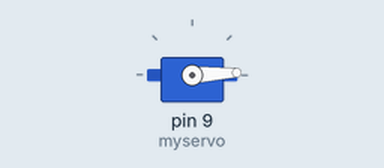
The sketch below on a simulated Arduino Uno, built with avr-gcc and run on an emulated ATmega328P. Shown: servo.

Above: at 0.05 s.
At 1.3 s:
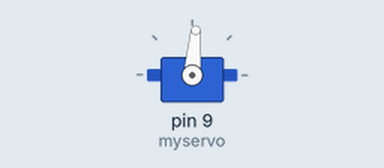
At 2.6 s:
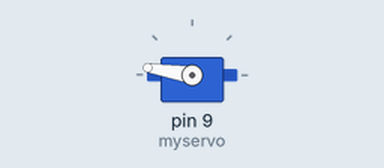
At 5.2 s:
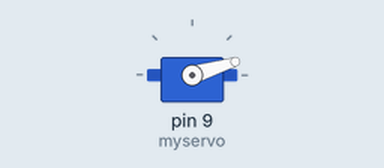
Timing chart, 0 to 7.1 s (numbered marks = the images above):
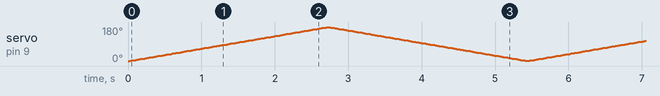

The sketch:

project_05.ino
```cpp
// Controlling a servo position using a potentiometer (variable resistor)
// by Michal Rinott <http://people.interaction-ivrea.it/m.rinott>

#include <Servo.h>

Servo myservo;  // create servo object to control a servo

int pos;    // variable to read the value from the analog pin

void setup()
{
  myservo.attach(9);  // attaches the servo on pin 9 to the servo object

  Serial.begin(9600);
}

void loop()
{
  for(pos = 0; pos < 180; pos += 1)  // goes from 0 degrees to 180 degrees
  {                                  // in steps of 1 degree
    myservo.write(pos);              // tell servo to go to position in variable 'pos'
    delay(15);                       // waits 15ms for the servo to reach the position
  }
  for(pos = 180; pos>=1; pos-=1)     // goes from 180 degrees to 0 degrees
  {
    myservo.write(pos);              // tell servo to go to position in variable 'pos'
    delay(15);                       // waits 15ms for the servo to reach the position
  }
}
```
